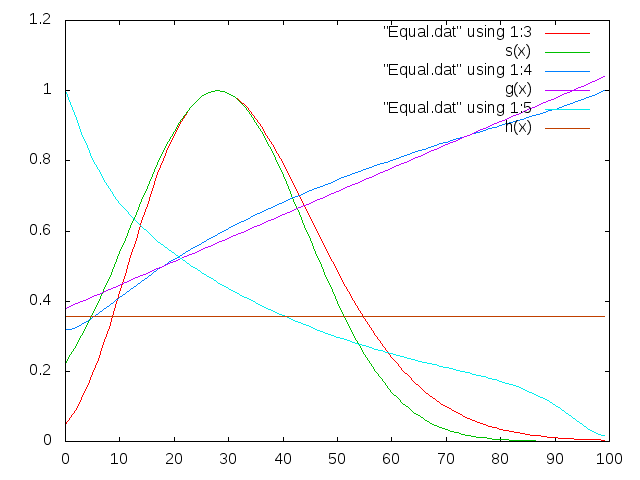

The gnuplot source for this figure:
set term png
set output "Equal.png"

stats "Equal.dat" using 3 name "A"
s(x)=A_max*exp(-((x-A_index_max)**2/(2*s**2)))
fit s(x) "Equal.dat" using 1:3 via s

g(x)=g1+g2*x
fit g(x) "Equal.dat" using 1:4 via g1,g2

h(x)=h1
fit h(x) "Equal.dat" using 1:5 via h1

plot "Equal.dat" using 1:3 with lines,\
     s(x) with lines,\
     "Equal.dat" using 1:4 with lines,\
     g(x) with lines,\
     "Equal.dat" using 1:5 with lines,\
     h(x) with lines
